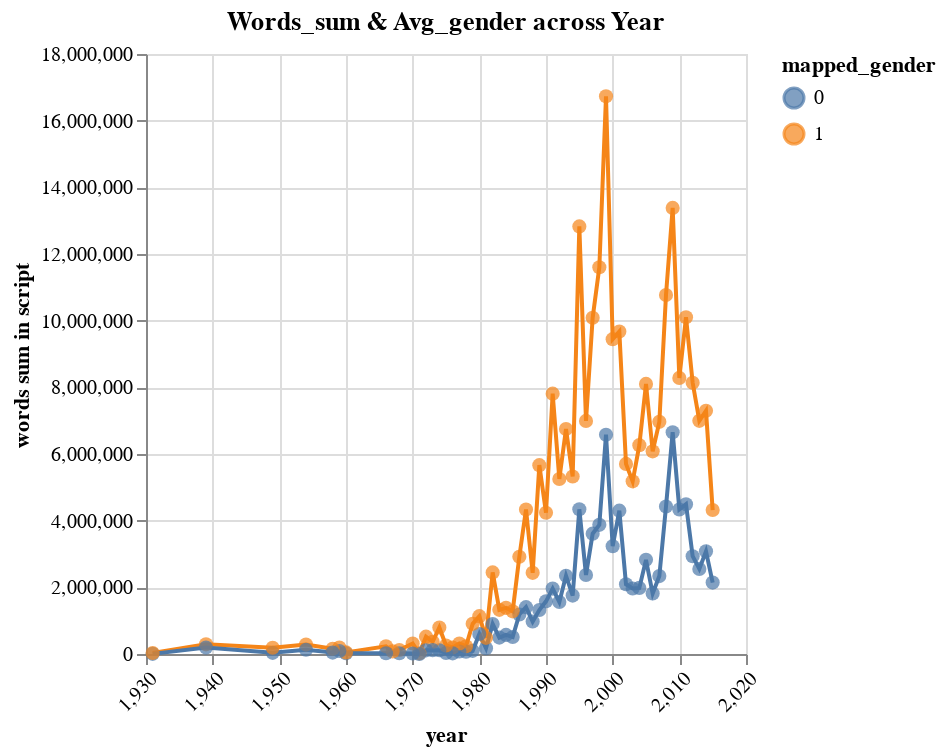

This figure's notebook cell:
### Code cell
source = df12

line = alt.Chart(source, title='Words_sum & Avg_gender across Year').mark_line().encode(
    x=alt.X('year:Q', axis=alt.Axis(labelAngle=-45)),
    y=alt.Y('words:Q', title='words sum in script'),
    color=alt.Color('mapped_gender:N'),
)

points = alt.Chart(source).mark_circle(size=50).encode(
    x=alt.X('year:Q', axis=alt.Axis(labelAngle=-45)),
    y=alt.Y('words:Q', title='words sum in script'),
    color=alt.Color('mapped_gender:N'),
    tooltip=['year', 'words', 'mapped_gender']
)

chart = line + points
chart

### Figure 1 — Vega-Lite specification as saved in the notebook (floating-point values rounded to 4 significant figures)
{"config": {"view": {"continuousWidth": 300, "continuousHeight": 300}}, "layer": [{"mark": {"type": "line"}, "encoding": {"color": {"field": "mapped_gender", "type": "nominal"}, "x": {"axis": {"labelAngle": -45}, "field": "year", "type": "quantitative"}, "y": {"field": "words", "title": "words sum in script", "type": "quantitative"}}, "title": "Words_sum & Avg_gender across Year"}, {"mark": {"type": "circle", "size": 50}, "encoding": {"color": {"field": "mapped_gender", "type": "nominal"}, "tooltip": [{"field": "year", "type": "quantitative"}, {"field": "words", "type": "quantitative"}, {"field": "mapped_gender", "type": "quantitative"}], "x": {"axis": {"labelAngle": -45}, "field": "year", "type": "quantitative"}, "y": {"field": "words", "title": "words sum in script", "type": "quantitative"}}}], "data": {"name": "data-6db30e67b86c99de7178a98eab5aed28"}, "$schema": "https://vega.github.io/schema/vega-lite/v5.16.3.json", "datasets": {"data-6db30e67b86c99de7178a98eab5aed28": [{"mapped_gender": 1, "year": 2015, "words": 4319634}, {"mapped_gender": 0, "year": 2015, "words": 2143346}, {"mapped_gender": 0, "year": 2014, "words": 3083085}, {"mapped_gender": 1, "year": 2014, "words": 7295629}, {"mapped_gender": 0, "year": 2013, "words": 2553330}, {"mapped_gender": 1, "year": 2013, "words": 6995341}, {"mapped_gender": 0, "year": 2012, "words": 2934087}, {"mapped_gender": 1, "year": 2012, "words": 8135616}, {"mapped_gender": 1, "year": 2011, "words": 10100966}, {"mapped_gender": 0, "year": 2011, "words": 4492697}, {"mapped_gender": 1, "year": 2010, "words": 8282316}, {"mapped_gender": 0, "year": 2010, "words": 4336473}, {"mapped_gender": 0, "year": 2009, "words": 6651507}, {"mapped_gender": 1, "year": 2009, "words": 13382619}, {"mapped_gender": 0, "year": 2008, "words": 4423717}, {"mapped_gender": 1, "year": 2008, "words": 10771236}, {"mapped_gender": 1, "year": 2007, "words": 6964386}, {"mapped_gender": 0, "year": 2007, "words": 2337632}, {"mapped_gender": 1, "year": 2006, "words": 6078812}, {"mapped_gender": 0, "year": 2006, "words": 1813914}, {"mapped_gender": 1, "year": 2005, "words": 8102586}, {"mapped_gender": 0, "year": 2005, "words": 2823895}, {"mapped_gender": 1, "year": 2004, "words": 6265429}, {"mapped_gender": 0, "year": 2004, "words": 1983032}, {"mapped_gender": 1, "year": 2003, "words": 5179227}, {"mapped_gender": 0, "year": 2003, "words": 1965561}, {"mapped_gender": 1, "year": 2002, "words": 5702483}, {"mapped_gender": 0, "year": 2002, "words": 2091817}, {"mapped_gender": 0, "year": 2001, "words": 4299266}, {"mapped_gender": 1, "year": 2001, "words": 9673291}, {"mapped_gender": 0, "year": 2000, "words": 3235323}, {"mapped_gender": 1, "year": 2000, "words": 9445461}, {"mapped_gender": 0, "year": 1999, "words": 6578893}, {"mapped_gender": 1, "year": 1999, "words": 16730494}, {"mapped_gender": 0, "year": 1998, "words": 3874861}, {"mapped_gender": 1, "year": 1998, "words": 11603366}, {"mapped_gender": 1, "year": 1997, "words": 10088424}, {"mapped_gender": 0, "year": 1997, "words": 3609804}, {"mapped_gender": 0, "year": 1996, "words": 2369769}, {"mapped_gender": 1, "year": 1996, "words": 6992714}, {"mapped_gender": 0, "year": 1995, "words": 4340695}, {"mapped_gender": 1, "year": 1995, "words": 12827836}, {"mapped_gender": 0, "year": 1994, "words": 1752371}, {"mapped_gender": 1, "year": 1994, "words": 5324383}, {"mapped_gender": 0, "year": 1993, "words": 2348662}, {"mapped_gender": 1, "year": 1993, "words": 6749912}, {"mapped_gender": 0, "year": 1992, "words": 1561162}, {"mapped_gender": 1, "year": 1992, "words": 5251419}, {"mapped_gender": 1, "year": 1991, "words": 7810474}, {"mapped_gender": 0, "year": 1991, "words": 1963289}, {"mapped_gender": 1, "year": 1990, "words": 4238372}, {"mapped_gender": 0, "year": 1990, "words": 1580810}, {"mapped_gender": 1, "year": 1989, "words": 5665485}, {"mapped_gender": 0, "year": 1989, "words": 1319592}, {"mapped_gender": 1, "year": 1988, "words": 2434045}, {"mapped_gender": 0, "year": 1988, "words": 973518}, {"mapped_gender": 1, "year": 1987, "words": 4334884}, {"mapped_gender": 0, "year": 1987, "words": 1404432}, {"mapped_gender": 0, "year": 1986, "words": 1185302}, {"mapped_gender": 1, "year": 1986, "words": 2917773}, {"mapped_gender": 1, "year": 1985, "words": 1280412}, {"mapped_gender": 0, "year": 1985, "words": 508820}, {"mapped_gender": 1, "year": 1984, "words": 1384655}, {"mapped_gender": 0, "year": 1984, "words": 573606}, {"mapped_gender": 1, "year": 1983, "words": 1323778}, {"mapped_gender": 0, "year": 1983, "words": 491585}, {"mapped_gender": 0, "year": 1982, "words": 901140}, {"mapped_gender": 1, "year": 1982, "words": 2447395}, {"mapped_gender": 0, "year": 1981, "words": 172289}, {"mapped_gender": 1, "year": 1981, "words": 485380}, {"mapped_gender": 0, "year": 1980, "words": 600849}, {"mapped_gender": 1, "year": 1980, "words": 1134885}, {"mapped_gender": 0, "year": 1979, "words": 95867}, {"mapped_gender": 1, "year": 1979, "words": 904778}, {"mapped_gender": 0, "year": 1978, "words": 69137}, {"mapped_gender": 1, "year": 1978, "words": 232220}, {"mapped_gender": 0, "year": 1977, "words": 74162}, {"mapped_gender": 1, "year": 1977, "words": 315788}, {"mapped_gender": 1, "year": 1976, "words": 196429}, {"mapped_gender": 0, "year": 1976, "words": 19320}, {"mapped_gender": 0, "year": 1975, "words": 30094}, {"mapped_gender": 1, "year": 1975, "words": 255103}, {"mapped_gender": 1, "year": 1974, "words": 794451}, {"mapped_gender": 0, "year": 1974, "words": 113143}, {"mapped_gender": 1, "year": 1973, "words": 367073}, {"mapped_gender": 0, "year": 1973, "words": 115983}, {"mapped_gender": 1, "year": 1972, "words": 520854}, {"mapped_gender": 0, "year": 1972, "words": 109877}, {"mapped_gender": 1, "year": 1971, "words": 19515}, {"mapped_gender": 0, "year": 1971, "words": 1755}, {"mapped_gender": 1, "year": 1970, "words": 314225}, {"mapped_gender": 0, "year": 1970, "words": 14825}, {"mapped_gender": 1, "year": 1968, "words": 121446}, {"mapped_gender": 0, "year": 1968, "words": 20882}, {"mapped_gender": 1, "year": 1967, "words": 77660}, {"mapped_gender": 1, "year": 1966, "words": 230810}, {"mapped_gender": 0, "year": 1966, "words": 22200}, {"mapped_gender": 0, "year": 1960, "words": 22905}, {"mapped_gender": 1, "year": 1960, "words": 46854}, {"mapped_gender": 1, "year": 1959, "words": 192188}, {"mapped_gender": 0, "year": 1959, "words": 90268}, {"mapped_gender": 1, "year": 1958, "words": 155884}, {"mapped_gender": 0, "year": 1958, "words": 42972}, {"mapped_gender": 1, "year": 1954, "words": 281583}, {"mapped_gender": 0, "year": 1954, "words": 126771}, {"mapped_gender": 0, "year": 1949, "words": 34776}, {"mapped_gender": 1, "year": 1949, "words": 186254}, {"mapped_gender": 1, "year": 1939, "words": 289104}, {"mapped_gender": 0, "year": 1939, "words": 191638}, {"mapped_gender": 0, "year": 1931, "words": 3825}, {"mapped_gender": 1, "year": 1931, "words": 30366}]}}
